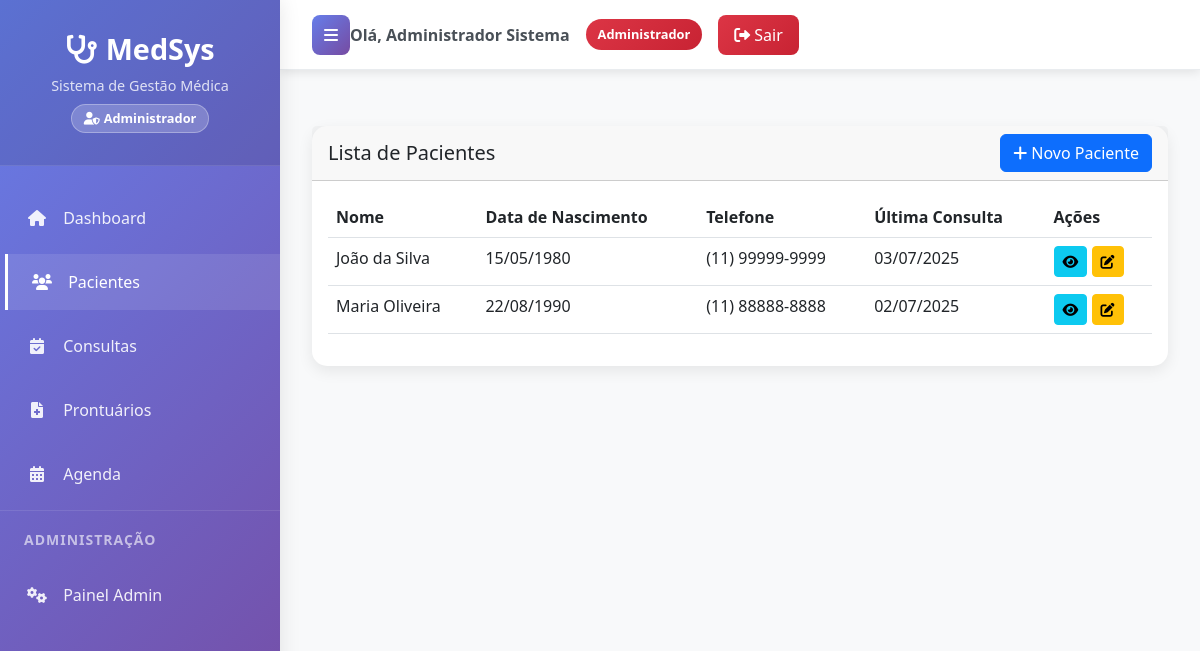
Page /pacientes/ (signed in) on the earlier database version.
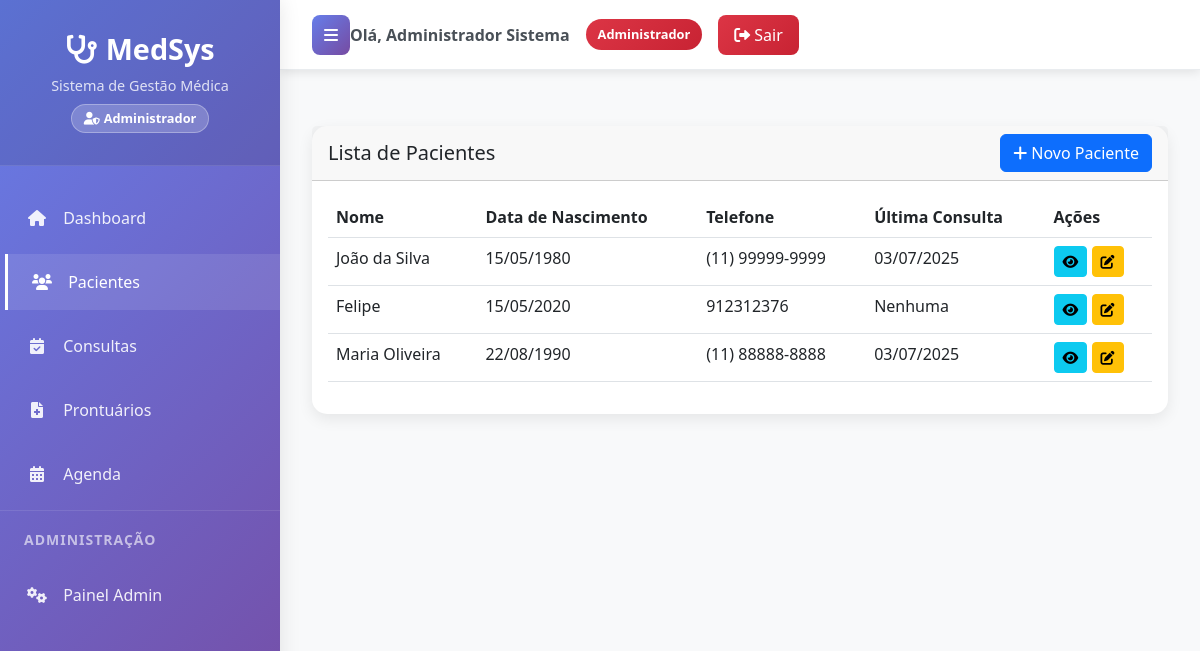
Same page on the later database version.
### clinica/models.py (models this page shows, shortened)
class Paciente(models.Model):
    nome = models.CharField(max_length=100)
    data_nascimento = models.DateField()
    cpf = models.CharField(max_length=14, unique=True)
    telefone = models.CharField(max_length=20)
    endereco = models.TextField()

### prontuario/views.py (the view)
# urls.py: path('pacientes/', views.pacientes, name='pacientes'),
@recepcionista_or_admin_required
def pacientes(request):
    pacientes = Paciente.objects.annotate(
        ultima_consulta=Max('consulta__data')
    ).all()
    return render(request, 'pacientes/pacientes.html', {'pacientes': pacientes})

### templates/pacientes/pacientes.html (shortened to what this page needs)
{% extends 'layouts/base.html' %}
{% block content %}
<div class="row mt-4">
    <div class="col-12">
        <div class="card">
            <div class="card-header d-flex justify-content-between align-items-center">
                <h5 class="mb-0">Lista de Pacientes</h5>
                <a href="{% url 'cadastrar_paciente' %}" class="btn btn-primary">
                    <i class="fas fa-plus"></i> Novo Paciente
                </a>
            </div>
            <div class="card-body">
                <div class="table-responsive">
                    <table class="table table-hover">
                        <thead>
                            <tr>
                                <th>Nome</th>
                                <th>Data de Nascimento</th>
                                <th>Telefone</th>
                                <th>Última Consulta</th>
                                <th>Ações</th>
                            </tr>
                        </thead>
                        <tbody>
                            {% for paciente in pacientes %}
                            <tr>
                                <td>{{ paciente.nome }}</td>
                                <td>{{ paciente.data_nascimento|date:"d/m/Y" }}</td>
                                <td>{{ paciente.telefone }}</td>
                                <td>{% if paciente.ultima_consulta %}{{ paciente.ultima_consulta|date:"d/m/Y" }}{% else %}Nenhuma{% endif %}</td>
                                <td>
                                    <a href="{% url 'visualizar_paciente' paciente.id %}" class="btn btn-sm btn-info">
                                        <i class="fas fa-eye"></i>
                                    </a>
                                    <a href="{% url 'editar_paciente' paciente.id %}" class="btn btn-sm btn-warning">
                                        <i class="fas fa-edit"></i>
                                    </a>
                                </td>
                            </tr>
                            {% endfor %}
                        </tbody>
                    </table>
                </div>
            </div>
        </div>
    </div>
</div>
{% endblock %}

Differences in the rows shown:
added Paciente: nome "Felipe", data_nascimento "15/05/2020", telefone "912312376", shows "Nenhuma"
computed for Paciente "Maria Oliveira": ultima_consulta "02/07/2025" → "03/07/2025"
